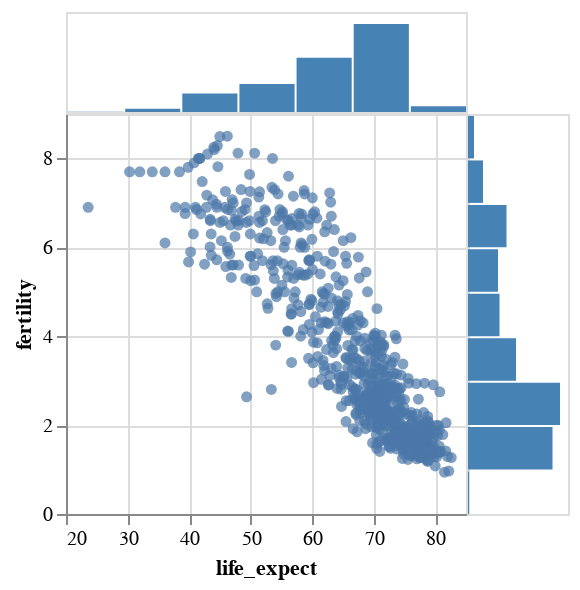

Source (notebook cell):
### Code cell
alx.jointplot(df,x='life_expect',y='fertility')

### Figure 1 — Vega-Lite specification as saved in the notebook (floating-point values rounded to 4 significant figures; data arrays with more than 128 entries replaced by an {"elided": "..."} marker saying what was removed)
{"config": {"view": {"continuousWidth": 400, "continuousHeight": 300}}, "vconcat": [{"mark": {"type": "bar", "color": "steelblue"}, "encoding": {"x": {"axis": null, "bin": {"maxbins": 10}, "field": "life_expect", "scale": {}, "type": "quantitative"}, "y": {"aggregate": "count", "axis": null, "type": "quantitative"}}, "height": 50, "width": 200}, {"hconcat": [{"mark": "circle", "encoding": {"x": {"axis": {}, "field": "life_expect", "scale": {"zero": false}, "type": "quantitative"}, "y": {"axis": {}, "field": "fertility", "scale": {"zero": false}, "type": "quantitative"}}, "height": 200, "width": 200}, {"mark": {"type": "bar", "color": "steelblue"}, "encoding": {"x": {"aggregate": "count", "axis": null, "type": "quantitative"}, "y": {"axis": null, "bin": {"maxbins": 10}, "field": "fertility", "scale": {}, "type": "quantitative"}}, "height": 200, "width": 50}], "spacing": -10}], "data": {"name": "data-5f3d0ec37b6839b50ee8c635f4d22fde"}, "spacing": -10, "$schema": "https://vega.github.io/schema/vega-lite/v5.2.0.json", "datasets": {"data-5f3d0ec37b6839b50ee8c635f4d22fde": {"elided": "693 records"}}}
